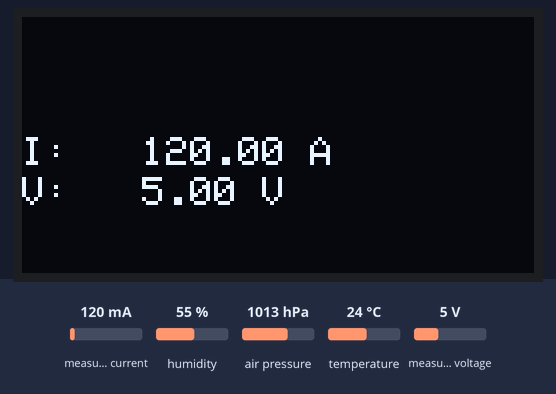
Simulated run of this sketch. Board: Arduino Uno, built with avr-gcc and run on an emulated ATmega328P. Shown: 128×64 one-colour display. The inputs (shaded band) are chosen by the test bench; at power-on: measured current 120 mA, measured voltage 5 V, humidity 55 %, air pressure 1013 hPa, temperature 24 °C. What the sketch prints to the serial monitor is not drawn.

Above: at 2.1 s.
2.2 s: measured current set to 40 mA
At 3.8 s:
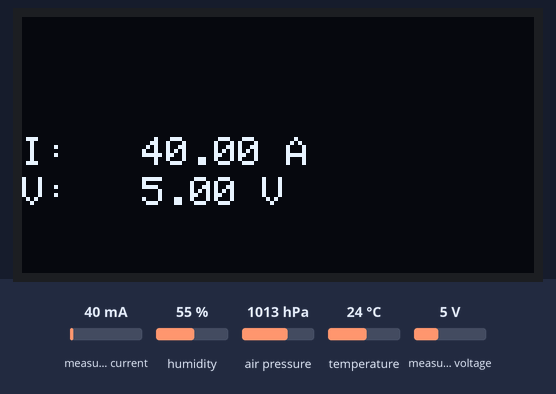
4.1 s: measured voltage set to 0.3 V
At 5.2 s:
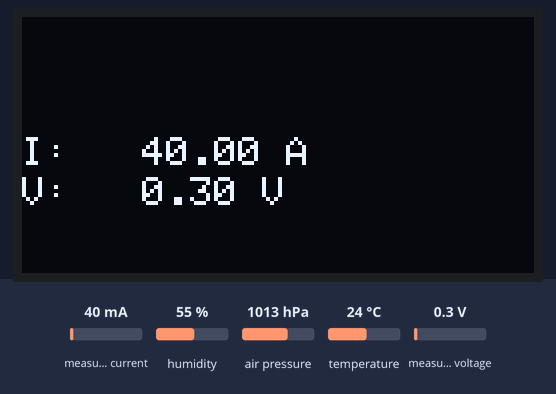
6.2 s: measured current set to 500 mA
At 7.7 s:
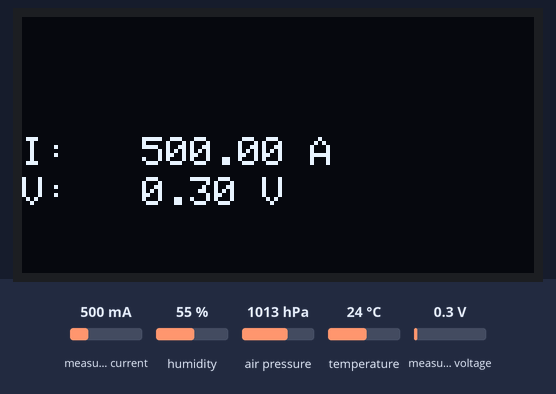
8.3 s: measured voltage set to 3.8 V
At 10.2 s:
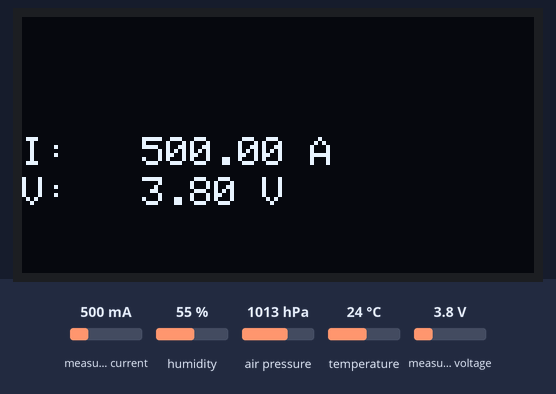
Timing chart, 0 to 11.4 s (numbered marks = the images above; inputs shaded):
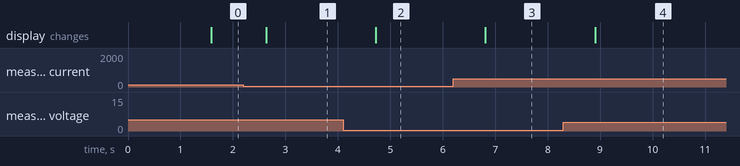

The sketch:

Main.ino
```cpp
#include <Wire.h>
#include <Adafruit_GFX.h>
#include <Adafruit_SSD1306.h>
#include <Adafruit_BME280.h>
#include <Adafruit_INA219.h>

#define SEALEVELPRESSURE_HPA (1013.25)
#define SCREEN_WIDTH 128
#define SCREEN_HEIGHT 64

Adafruit_SSD1306 display(SCREEN_WIDTH, SCREEN_HEIGHT, &Wire, -1);
Adafruit_BME280 bme;
Adafruit_INA219 ina219;

unsigned long Time;
bool readINA219 = true; // Đặt cờ này thành false nếu bạn không muốn đọc INA219

void setup() {
  Serial.begin(115200);
  Wire.begin();
  while (!Serial) delay(10);

  if (!display.begin(SSD1306_SWITCHCAPVCC, 0x3C)) {
    Serial.println(F("SSD1306 allocation failed"));
    for (;;);
  }
  delay(500);
  display.clearDisplay();
  display.setTextColor(WHITE);
  Serial.println("-- System Test --");

  Serial.println(F("BME280 test"));
  if (!bme.begin(0x76)) {
    Serial.println("Could not find a valid BME280 sensor, check wiring!");
    while (1);
  }

  Time = millis();
}

float shuntvoltage = ina219.getShuntVoltage_mV();
float busvoltage = ina219.getBusVoltage_V();
float current_mA = ina219.getCurrent_mA();
float power_mW = ina219.getPower_mW();
float loadvoltage = busvoltage + (shuntvoltage / 1000);

void loop() {
  if ((unsigned long)(millis() - Time) >= 1000) {
    float temp = bme.readTemperature();
    float press = bme.readPressure() / 100.0F;
    float humi = bme.readHumidity();
    float altitude = bme.readAltitude(SEALEVELPRESSURE_HPA);


    //LCD display update
    display.clearDisplay();
    // Hiển thị nhiệt độ, độ ẩm...

    if (readINA219 && ina219.begin())
    {
      Serial.println("INA219 chip start");
      float shuntvoltage = ina219.getShuntVoltage_mV();
      float busvoltage = ina219.getBusVoltage_V();
      float current_mA = ina219.getCurrent_mA();
      float power_mW = ina219.getPower_mW();
      float loadvoltage = busvoltage + (shuntvoltage / 1000);

      // Hiển thị dòng điện, điện áp...
      // display Current, Voltage
    display.setTextSize(1);
    display.setCursor(0, 30);
    display.print("I:");
    display.setTextSize(1);
    display.setCursor(30, 30);
    display.print(current_mA);
    display.print(" A");

    // display Current, Voltage
    display.setTextSize(1);
    display.setCursor(0, 40);
    display.print("V:");
    display.setTextSize(1);
    display.setCursor(30, 40);
    display.print(busvoltage);
    display.print(" V");

    Serial.print("Temperature = ");
    Serial.print(temp);
    Serial.print(" *C\t");
    Serial.print("Pressure = ");
    Serial.print(press);
    Serial.print(" hPa\t");

    Serial.print("Approx. Altitude = ");
    Serial.print(altitude);
    Serial.print(" m\t");
    Serial.print("Humidity = ");
    Serial.print(humi);
    Serial.print(" %\t");

    Serial.print("current_mA = ");
    Serial.print(current_mA);
    Serial.println(" A");

    } else {
      Serial.println("INA219 read skipped");
    }

    display.display();
    Time = millis();
  }
}
```

Measured:
- after the input at 2.2 s, the display: changes after 0.43 s (image 1)
- after the input at 4.1 s, the display: changes after 0.62 s (image 2)
- after the input at 6.2 s, the display: changes after 0.61 s (image 3)
- after the input at 8.3 s, the display: changes after 0.60 s (image 4)
